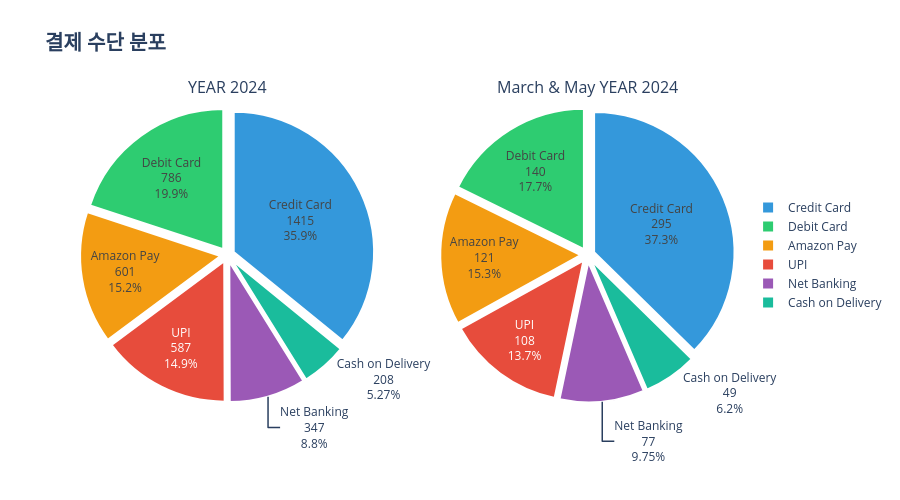

This figure's notebook cell:
### Code cell
import plotly.graph_objects as go
from plotly.subplots import make_subplots

# 데이터 준비
payment_counts_all = first_purchase_all['PaymentMethod'].value_counts()
payment_counts_3_5 = first_purchase_3_5['PaymentMethod'].value_counts()

fig = make_subplots(
    rows=1, cols=2, 
    subplot_titles=("YEAR 2024", "March & May YEAR 2024"),
    specs=[[{"type": "pie"}, {"type": "pie"}]]  
)

fig.add_trace(
    go.Pie(
        labels=payment_counts_all.index,
        values=payment_counts_all.values,
        textinfo='label+percent+value',
        textposition='auto',
        insidetextorientation='horizontal',
        marker=dict(
            colors=['#3498db', '#2ecc71', '#f39c12', '#e74c3c', '#9b59b6', '#1abc9c'],  # 색상
            line=dict(color='white', width=2)  # 테두리
        ),
        hovertemplate='<b>%{label}</b><br>건수: %{value:,}<br>비율: %{percent}<extra></extra>',
        pull=[0.05] * len(payment_counts_all)  # 약간 분리 효과
    ),
    row=1,
    col=1
)


fig.add_trace(
    go.Pie(
        labels=payment_counts_3_5.index,
        values=payment_counts_3_5.values,
        textinfo='label+percent+value',
        textposition='auto',
        insidetextorientation='horizontal',
        marker=dict(
            colors=['#3498db', '#2ecc71', '#f39c12', '#e74c3c', '#9b59b6', '#1abc9c'],  # 색상
            line=dict(color='white', width=2)  # 테두리
        ),
        hovertemplate='<b>%{label}</b><br>건수: %{value:,}<br>비율: %{percent}<extra></extra>',
        pull=[0.05] * len(payment_counts_3_5)  # 분리 효과
    ),
    row=1,
    col=2
)

fig.update_layout(
    title=dict(
        text='<b>결제 수단 분포</b>',
        font=dict(size=20)
    ),
    height=500,
    showlegend=True,
    legend=dict(
        orientation="v",
        yanchor="middle",
        y=0.5,
        xanchor="left",
        x=1.02
    )
)

fig.show()

### Figure 1 — Plotly figure (JSON) as saved in the notebook; plotly's stock layout.template omitted (floating-point values rounded to 4 significant figures)
{"data": [{"domain": {"x": [0, 0.45], "y": [0, 1]}, "hovertemplate": "<b>%{label}</b><br>건수: %{value:,}<br>비율: %{percent}<extra></extra>", "insidetextorientation": "horizontal", "labels": ["Credit Card", "Debit Card", "Amazon Pay", "UPI", "Net Banking", "Cash on Delivery"], "marker": {"colors": ["#3498db", "#2ecc71", "#f39c12", "#e74c3c", "#9b59b6", "#1abc9c"], "line": {"color": "white", "width": 2}}, "pull": [0.05, 0.05, 0.05, 0.05, 0.05, 0.05], "textinfo": "label+percent+value", "textposition": "auto", "type": "pie", "values": [1415, 786, 601, 587, 347, 208]}, {"domain": {"x": [0.55, 1], "y": [0, 1]}, "hovertemplate": "<b>%{label}</b><br>건수: %{value:,}<br>비율: %{percent}<extra></extra>", "insidetextorientation": "horizontal", "labels": ["Credit Card", "Debit Card", "Amazon Pay", "UPI", "Net Banking", "Cash on Delivery"], "marker": {"colors": ["#3498db", "#2ecc71", "#f39c12", "#e74c3c", "#9b59b6", "#1abc9c"], "line": {"color": "white", "width": 2}}, "pull": [0.05, 0.05, 0.05, 0.05, 0.05, 0.05], "textinfo": "label+percent+value", "textposition": "auto", "type": "pie", "values": [295, 140, 121, 108, 77, 49]}], "layout": {"annotations": [{"font": {"size": 16}, "showarrow": false, "text": "YEAR 2024", "x": 0.225, "xanchor": "center", "xref": "paper", "y": 1, "yanchor": "bottom", "yref": "paper"}, {"font": {"size": 16}, "showarrow": false, "text": "March & May YEAR 2024", "x": 0.775, "xanchor": "center", "xref": "paper", "y": 1, "yanchor": "bottom", "yref": "paper"}], "height": 500, "legend": {"orientation": "v", "x": 1.02, "xanchor": "left", "y": 0.5, "yanchor": "middle"}, "showlegend": true, "title": {"font": {"size": 20}, "text": "<b>결제 수단 분포</b>"}}}
